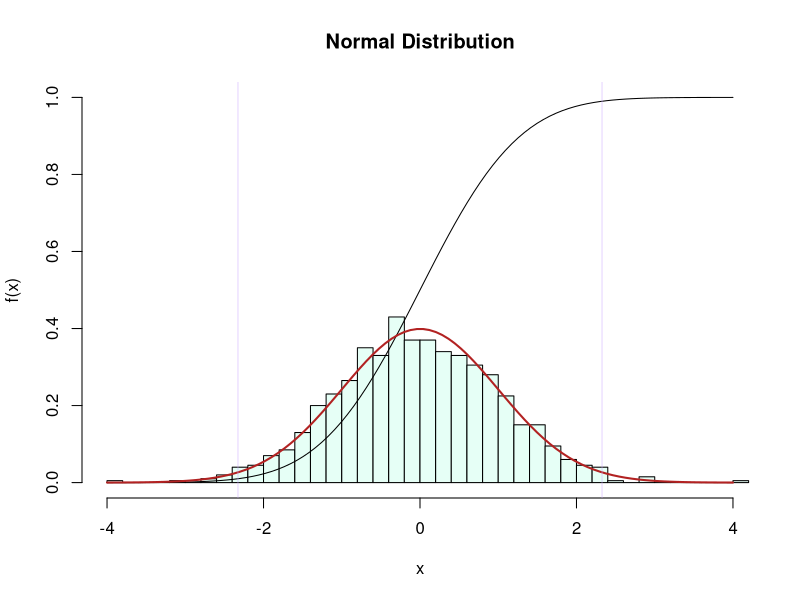
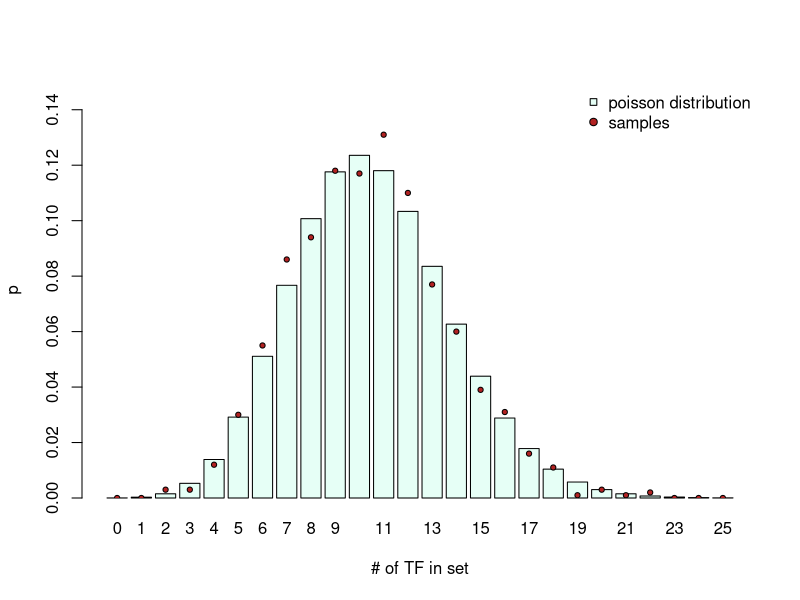
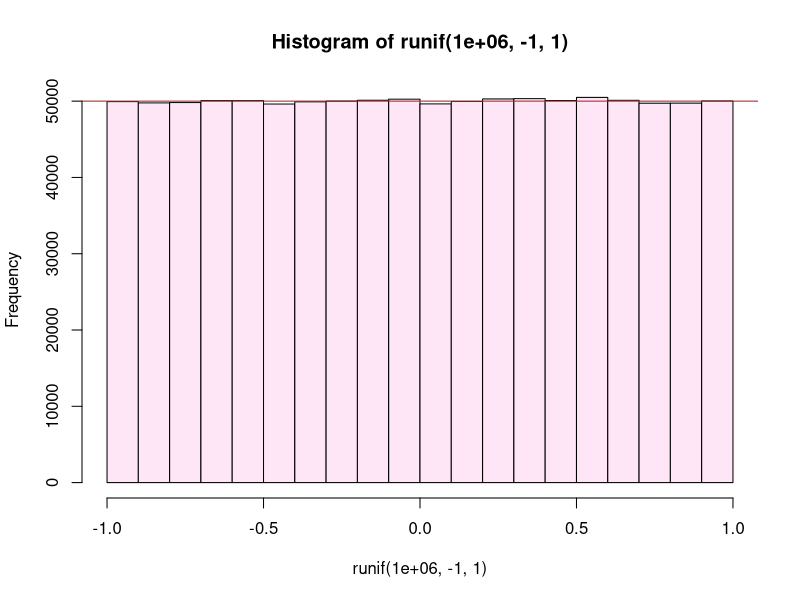
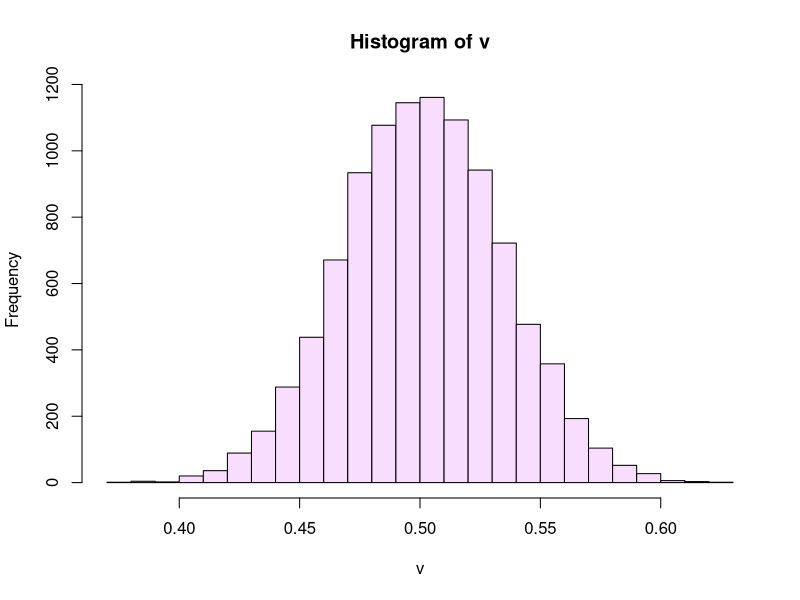
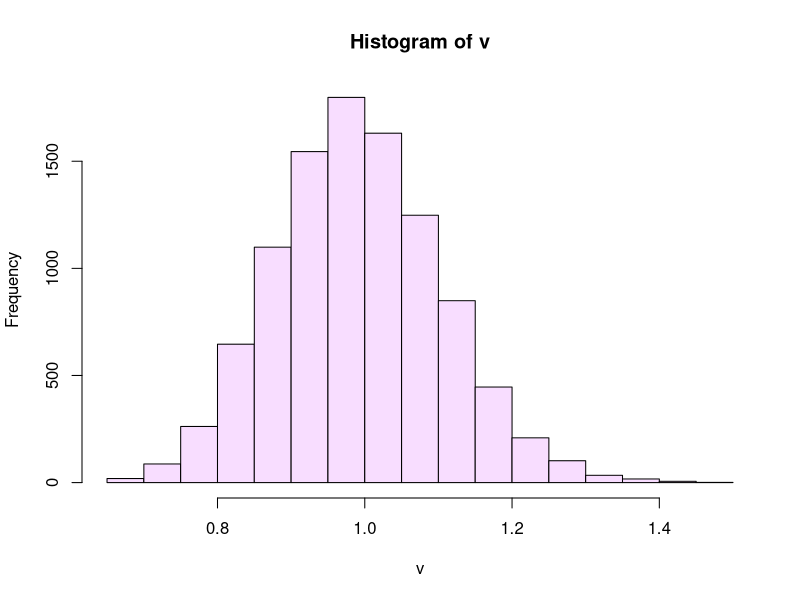
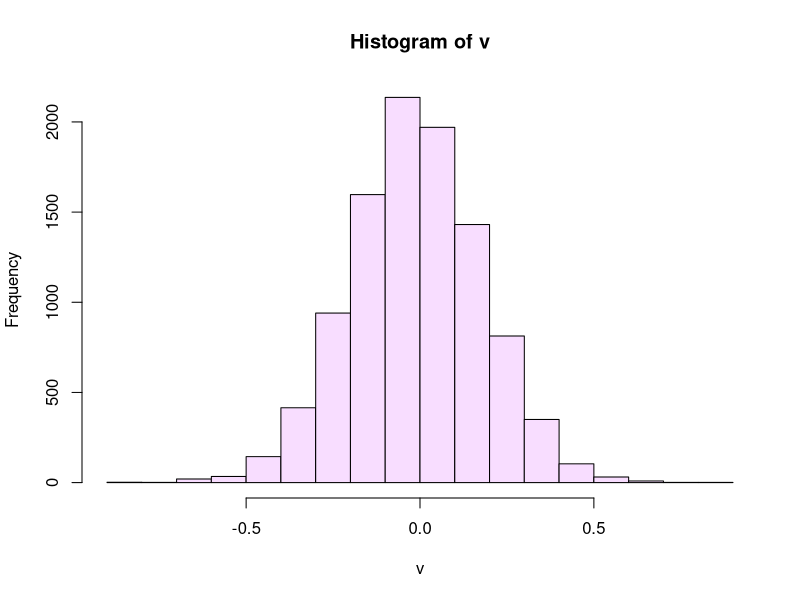
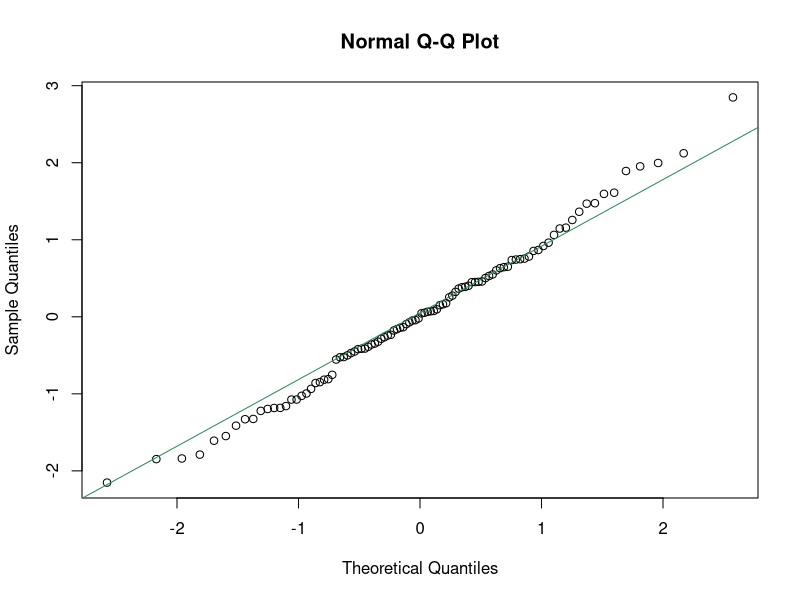
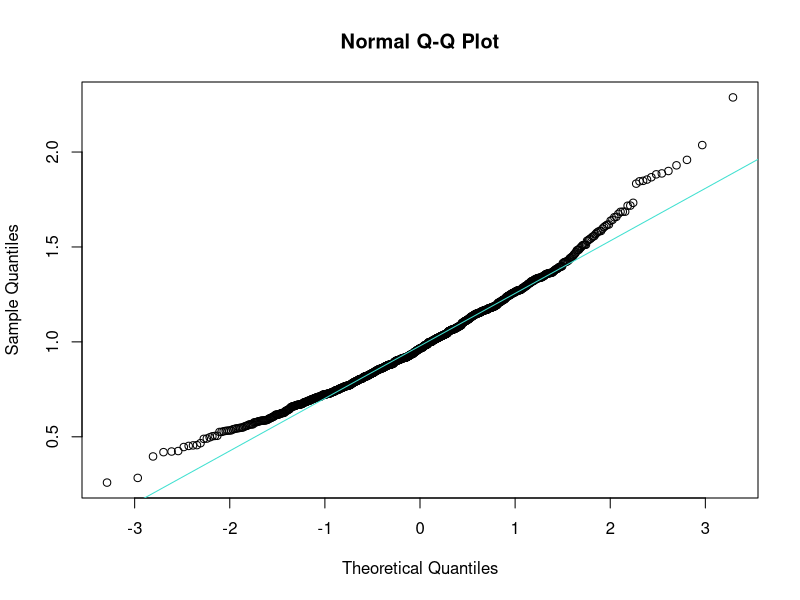

These figures' R source, in order:
# tocID <- "FND-STA-Probability_distribution.R"
#
# ---------------------------------------------------------------------------- #
#  PATIENCE  ...                                                               #
#    Do not yet work wih this code. Updates in progress. Thank you.            #
#    boris.steipe@utoronto.ca                                                  #
# ---------------------------------------------------------------------------- #
#
# Purpose:  A Bioinformatics Course:
#              R code accompanying the FND-STA-Probability_distribution unit.
#
# Version:  1.3
#
# Date:     2017  10  -  2019  01
# Author:   Boris Steipe (boris.steipe@utoronto.ca)
#
# Versions:
#           1.3    Change from require() to requireNamespace(),
#                      use <package>::<function>() idiom throughout,
#           1.2    Update set.seed() usage
#           1.1    Corrected empirical p-value
#           1.0    First code live version
#
# TODO:
#           Add tasks
#
# == DO NOT SIMPLY  source()  THIS FILE! =======================================
#
# If there are portions you don't understand, use R's help system, Google for an
# answer, or ask your instructor. Don't continue if you don't understand what's
# going on. That's not how it works ...
#
# ==============================================================================


#TOC> ==========================================================================
#TOC>
#TOC>   Section  Title                                                         Line
#TOC> -----------------------------------------------------------------------------
#TOC>   1        Introduction                                                    52
#TOC>   2        Three fundamental distributions                                115
#TOC>   2.1        The Poisson Distribution                                     118
#TOC>   2.2        The uniform distribution                                     172
#TOC>   2.3        The Normal Distribution                                      192
#TOC>   3        quantile-quantile comparison                                   233
#TOC>   3.1        qqnorm()                                                     243
#TOC>   3.2        qqplot()                                                     309
#TOC>   4        Quantifying the difference                                     326
#TOC>   4.1        Chi2 test for discrete distributions                         361
#TOC>   4.2        Kullback-Leibler divergence                                  452
#TOC>   4.2.1          An example from tossing dice                             463
#TOC>   4.2.2          An example from lognormal distributions                  586
#TOC>   4.3        Kolmogorov-Smirnov test for continuous distributions         629
#TOC>
#TOC> ==========================================================================


# =    1  Introduction  ========================================================

# The space of possible outcomes of events is called a probability distribution
# and the properties of probability distributions are crucial to our work. Many
# distributions like the (discrete) Poisson, or the (continuous) Normal
# distribution have been characterized in great detail, their behaviour is well
# understood, and they are useful for countless applications - but we also need
# to able to work with ad hoc distributions that have never been seen before.

# Let's get a few facts about probability distributions out of the way:

# The "support" of a probability distribution is the range of outcomes that have
# a non-zero probability. The "domain" of a probability distribution is the
# range of probabilities that the distribution can take over its support. Think
# of this as the ranges on the x- and y-axis respectively. Thus the distribution
# can be written as p = f(x).

# The integral over a probability distribution is always 1. This means: the
# distribution reflects the situation that an event does occur, any event, but
# there is not "no event".

# R's inbuilt probability functions always come in four flavours:
# d...  for "density": this is the probability density function (p.d.f.),
#         the value of f(x) at x.
# p...  for "probability": this is the cumulative distribution function
#         (c.d.f.). It is 0 at the left edge of the support, and 1 at
#         the right edge.
# q... for "quantile": The quantile function returns the x value at which p...
#         takes a requested value.
# r... for "random": produces random numbers that are distributed according
#         to the p.d.f.

# To illustrate with the "Normal Distribution" (Gaussian distribution):

# 1000 normally distributed values with default parameters: mean 0, sd 1.
r <- rnorm(1000)

# pastel green: histogram of 1000 random samples
hist(r,
     freq = FALSE,
     breaks = 30,
     xlim = c(-4, 4),
     ylim = c(0, 1),
     main = "Normal Distribution",
     xlab = "x",
     ylab = "f(x)",
     col = "#E6FFF6")

# 100 equally spaced point along x
x <- seq(-4, 4, length.out = 100)

# black: c. d. f. along x. Note that this asymptotically reaches 1
points(x, pnorm(x), type = "l")

# dark red: p. d. f. along x
points(x, dnorm(x), type = "l", lwd = 2, col="firebrick")

# purple: 1% and 99% quantiles
abline(v = qnorm(c(0.01, 0.99)), lwd = 0.5, col = "#CCAAFF")

# Study this plot well and familiarize yourself with the terms.


# =    2  Three fundamental distributions  =====================================


# ==   2.1  The Poisson Distribution  ==========================================

# The Poisson distribution is a discrete probability distribution that
# characterizes how many events we expect among a given number of observations
# if the mean probability of an event is known. Assume we know that there are
# 256 transcription factors among the 6091 protein-coding genes of yeast, then
# the probability of picking a transcription factor at random from all ORFs is
# 256/6091 ~= 4.2%. How many do we expect if we look e.g. at 250 differentially
# expressed genes? This means the mean number of transcription factors  we would
# expect in that sample of differentially expressed genes is (250 * 256)/6091.

dpois(0,  (250 * 256) / 6091)       # Probability of seeing no TFs
dpois(1,  (250 * 256) / 6091)       # Probability of seing one ...
dpois(2,  (250 * 256) / 6091)       # Probability of seing two ...
dpois(3:10, (250 * 256) / 6091)     # Probability of seing from three to ten ...
sum(dpois(0:4, (250 * 256) / 6091)) # Probability of seeing four or less ...

# Lets plot this
N <- 25
x <- dpois(0:N, (250 * 256) / 6091)
names(x) <- as.character(0:N)
midPoints <- barplot(x, col = "#E6FFF6",
             axes = TRUE,
             ylim = c(0, 0.15),
             xlab = "# of TF in set",
             ylab = "p")

# Confirm that our understanding of dpois() is correct, by simulating actual
# trials:

N <- 1000
genes <- numeric(6091)   # All genes are 0
genes[1:256] <- 1        # TFs  are 1

x <- numeric(N)          # initialize vector
set.seed(112358)
for (i in 1:N) {
  x[i] <- sum(sample(genes, 250)) # sum of TFs in our sample in this trial
}
set.seed(NULL)

(t <- table(x)/N)

# Add these values to the plot
y <- numeric(26)                     # initialize vector with 26 slots
y[as.numeric(names(t)) + 1] <- t     # put the tabled values there (index + 1)
points(midPoints, y, pch = 21, cex = 0.7, bg = "firebrick")
legend("topright",
       legend = c("poisson distribution", "samples"),
       pch = c(22, 21),
       pt.bg = c("#E6FFF6", "firebrick"),
       bty = "n")


# ==   2.2  The uniform distribution  ==========================================

# The uniform distribution has the same probability over its entire support. R's
# runif() function takes the desired number, the min and the max as arguments.
# Let's plot a histogram of a million values between -1 and 1 to demonstrate.

hist(runif(1e6, -1, 1), breaks = 20, col = "#FFE6F6")
abline(h = 1e6/20, col="firebrick")

# One of the important uses of the uniform distribution is to write conditional
# expressions that are TRUE with a given probability. For example, to get TRUE
# values with a probability of 1/3, we pick a random number between 0 and 1, and
# ask whether the number is smaller than 1/3. Example:

runif(10) < 1/3

#confirm with a million trials
sum(runif(1e6) < 1/3)/1e6  # should be close to 0.33333...


# ==   2.3  The Normal Distribution  ===========================================

# The king of probability distributions. Why? That's because of the Central
# Limit Theorem (CLT) that essentially says that a process that is subject to
# small fluctuations will tend to normally distributed outcomes ... and in
# biology literally everything is subject to small fluctuations.

# Lets simulate: Lets create a vector of 12345 numbers, choose samples of size
# 77 from that vector and calculate the mean. We do that 9999 times. I am just
# using odd numbers so it is clear in the code which number represents what.

x <- runif(12345)
v <- numeric(9999)
for (i in 1:length(v)) {
  v[i] <- mean(sample(x, 77))
}

hist(v, breaks = 20, col = "#F8DDFF")

# Let's try this again, this time sampling from an exponential distribution ...
x <- rexp(12345)
v <- numeric(9999)
for (i in 1:length(v)) {
  v[i] <- mean(sample(x, 77))
}

hist(v, breaks = 20, col = "#F8DDFF")

# ... or from a t-distribution ...
x <- rt(12345, df = 3)
v <- numeric(9999)
for (i in 1:length(v)) {
  v[i] <- mean(sample(x, 77))
}

hist(v, breaks = 20, col = "#F8DDFF")

# The outcomes all give normal distributions, regardless what the details of our
# original distribution were!


# =    3  quantile-quantile comparison  ========================================


# Once we have observed a distribution of outcomes, the next task is often to
# quantify whether the values correspond to a known distribution. This can be
# done with quantile-quantile plots that plot the quantile values of one
# distribution against those of the other. Identically distributed quantiles lie
# on a straight line.


# ==   3.1  qqnorm()  ==========================================================

# The functions qqnorm() and qqline() perform this
# comparison with the normal distribution.

set.seed(112358)
x <- rnorm(100, mean=0, sd=1) # 100 normally distributed values
set.seed(NULL)

qqnorm(x)
qqline(x, col = "seagreen")

# Our variables in x appear normally distribute - which is not surprising since
# we produced them with rnorm(). What about the kind of sampling we did above?
# Let's test whether samples from an exponential distribution are normally
# distributed (previously we just visually inspected the histogram.)

# Create a vector of sample means from the exponential distribution; use
# only a few samples for the mean
x <- rexp(12345)
v <- numeric(999)

set.seed(112358)
for (i in 1:length(v)) {
  v[i] <- mean(sample(x, 12))
}
set.seed(NULL)

qqnorm(v)
qqline(v, col = "turquoise") # normal

#try with more samples
for (i in 1:length(v)) {
  v[i] <- mean(sample(x, 77))
}
qqnorm(v)
qqline(v, col = "steelblue") # normal

#try with many samples
for (i in 1:length(v)) {
  v[i] <- mean(sample(x, 374))
}
qqnorm(v)
qqline(v, col = "plum") # normal

# Exactly as the CLT predicts, the more often we sample - we tried
# 12, 77, and 374 samples - the more "normal" the distribution looks.

# What does a distribution look like that is NOT normal?
# Let's try simulating an "Extreme value distribution". This type of
# distribution appears if we choose the max() of a sample

set.seed(112358)
rEVD <- numeric(9999)
for (i in seq_along(rEVD)) {
  rEVD[i] <- max(rnorm(100))
}
set.seed(NULL)

hist(rEVD, breaks = 20, col = "orchid")
# Note the long tail on the right!

qqnorm(rEVD)
qqline(rEVD, col = "orchid") # Definitely not "normal"!


# ==   3.2  qqplot()  ==========================================================

# qqplot() works like qqnorm(), except that we compare two arbitrary
# distribtutions, rather than one distribution against the normal distribution
# as we did before. Sample against sample.

x <- seq(0, 4, length.out = 100)

dl <- dlnorm(x) # log-normal distribution
dg <- dgamma(x, shape=1.5)   # gamma distribution

plot(dl, type="l")
points(dg, type="l", col = "maroon")

qqplot(dl, dg) # clearly not equal


# =    4  Quantifying the difference  ==========================================


# Quantile-quantile plots give us a visual estimate, but how do we quantify the
# difference between distributions? Let's compare two types of extreme-value
# distributions, a lognormal distribution with the same distribution that is
# slightly shifted, and three gamma distributions with three different shape
# parameters. Let's define and visualize the distributions first, to see what
# we are comparing.

x <- seq(0, 4, length.out = 100)

set.seed(112358)
dl1 <- dlnorm(x) # log-normal distribution
dl2 <- dlnorm(x - 0.25) # log-normal distribution, shifted right (a bit)
dg1.2 <- dgamma(x, shape=1.2)   # three gamma distributions with...
dg1.5 <- dgamma(x, shape=1.5)   # ...wider, and wider...
dg1.9 <- dgamma(x, shape=1.9)   # ...peak
set.seed(NULL)

myCols <- c("black", "grey", "maroon", "turquoise", "steelblue")

plot(dl1, type="l", lwd=2)   # visualize the distributions
points(dl2, type="l", col = myCols[2])
points(dg1.2, type="l", col = myCols[3])
points(dg1.5, type="l", col = myCols[4])
points(dg1.9, type="l", col = myCols[5])
legend("topright",
       legend = c("dl1", "dl2", "dg1.2", "dg1.5", "dg1.9"),
       lty = 1,
       lwd = c(2, 1, 1, 1, 1),
       col = myCols,
       bty = "n")


# ==   4.1  Chi2 test for discrete distributions  ==============================

# The chi2 test can be used to compare discrete distributions - even though
# it is not ideal for this purpose.
# (https://stats.stackexchange.com/questions/113692/test-identicality-of-discrete-distributions)
#
# Let's draw 100 random variables according to our target distributions
N <- 100
set.seed(112358)
rL1   <- rlnorm(N) # log-normal distribution
rL2   <- rlnorm(N, meanlog = 0.25) # log-normal distribution, shifted right
rG1.2 <- rgamma(N, shape=1.2)   # three gamma distributions with...
rG1.5 <- rgamma(N, shape=1.5)   # ...wider, and wider...
rG1.9 <- rgamma(N, shape=1.9)   # ...peak
set.seed(NULL)

maxX <- max(c(rL1, rL2, rG1.2, rG1.5, rG1.9))

myBreaks <- seq(0, 5, length.out = 10) # 9 intervals from 0 to 5...
myBreaks <- c(myBreaks, maxX) # ... and one that contains the outliers

# It's easy to plot a histogram of one set of random deviates...
hist(rG1.5, breaks = myBreaks, col = myCols[4])

# ... but basic R has no inbuilt function to stack histogram bars side-by-side.
# We use the multhist() function in the plotrix package: check out the
# package information - plotrix has _many_ useful utilities to enhance
# plots or produce informative visualizations.

if (! requireNamespace("plotrix", quietly = TRUE)) {
  install.packages("plotrix")
}
# Package information:
#  library(help = plotrix)       # basic information
#  browseVignettes("plotrix")    # available vignettes
#  data(package = "plotrix")     # available datasets


h <- plotrix::multhist(list(rL1, rL2, rG1.2, rG1.5, rG1.9 ),
                       breaks = myBreaks,
                       col = myCols)
legend("topright",
       legend = c("rL1", "rL2", "rG1.2", "rG1.5", "rG1.9"),
       pch=15,
       col = myCols,
       bty="n")

# We have assigned the output of multihist to the variable h, which now
# contains the densities, midpoints, breaks etc. of the histogram ...
# as well as the matrix of counts:
h[[2]]

# But using hist() or multhist() for binning is a bit of a hack - even though
# it works, of course. The "real" R function to bin data is cut(). cut()
# sorts the values of a vector into bins, and returns the bin-labels as
# integers.

x <- cut(rL1, breaks = myBreaks, labels = FALSE)
table(x)

countsL1   <- table(cut(rL1  , breaks = myBreaks, labels = FALSE))
countsL2   <- table(cut(rL2  , breaks = myBreaks, labels = FALSE))
countsG1.2 <- table(cut(rG1.2, breaks = myBreaks, labels = FALSE))
countsG1.5 <- table(cut(rG1.5, breaks = myBreaks, labels = FALSE))
countsG1.9 <- table(cut(rG1.9, breaks = myBreaks, labels = FALSE))


chisq.test(countsL1, countsL2)

# Note that this use of the chi2 test does not have very much power, since it
# does not assume the values for the bins are ordered, but takes them to
# be independent. Also, chisq.test() complains about the Chi-squared
# approximation to be possibly incorrect because some of the counts are small.
# In this case, rather than rely on the in-built chi-square table, we can do
# an explicit simulation to estimate the p-value for the null hypothesis.
#
chisq.test(countsL1, countsL2, simulate.p.value = TRUE, B = 10000)

# Note that the probability that the samples came from the same distribution is
# quite high. We don't seem to be able to distinguish l1 and l2 with the chi2
# test.

# Let's calculate this for the other distribution too:

chisq.test(countsL1, countsG1.2, simulate.p.value = TRUE, B = 10000)
chisq.test(countsL1, countsG1.5, simulate.p.value = TRUE, B = 10000)
chisq.test(countsL1, countsG1.9, simulate.p.value = TRUE, B = 10000)

# As a result, we would conclude that none of these distributions are
# significantly different.

# ==   4.2  Kullback-Leibler divergence  =======================================

# For discrete probability distributions, there is a much better statistic, the
# Kullback-Leibler divergence (or relative entropy). It is based in information
# theory, and evaluates how different the matched pairs of outcome categories
# are. Its inputs are the probability mass functions (p.m.f.) of the two
# functions to be compared. A probability mass function is the probability of
# every outcome the process can have. Kullback-Leibler divergence therefore can
# be applied to discrete distributions. But we need to talk a bit about
# converting counts to p.m.f.'s.

# ===   4.2.1  An example from tossing dice

#  The p.m.f of an honest die is (1:1/6, 2:1/6, 3:1/6, 4:1/6, 5:1/6, 6:1/6). But
#  there is an issue when we convert sampled counts to frequencies, and estimate
#  probabilities with these frequencies. The problem is: by chance we might not
#  have observed a particular outcome! Consider this example:

set.seed(47)
N <- 20
(counts <- table(sample(1:6, N, replace = TRUE)))
set.seed(NULL)

# We have not observed a "2"!
#
# Now, if we convert the counts to frequencies, and assume these to be
# probabilities, we get an observed p.m.f:
pmf <- numeric(6)
for (i in seq_along(counts)) {
  outcome <- as.integer(names(counts)[i])
  pmf[outcome] <- counts[i]/N
}
names(pmf) <- 1:6
pmf

# This means we assign a probability of 0 to the outcome "2" - because we
# haven't observed it. But how do we compare it then? What does it mean when we
# should have 1/6 of "2"s but we have none whatsoever? Taken at face value it
# means we are comparing apples to oranges - essentially a five-faced die with a
# six-faced die - and therefore divergence is infinitely large. Obviously, that
# was just a problem caused by our limited sampling, but the question remains:
# how do we account for missing data? There are several solutions, for example,
# for ordered data one could substitute the average values of the two bracketing
# outcomes. But a simple and quite robust solution is to add "pseudocounts".
# This is called adding a Laplace prior, or a Jeffreys prior: in our case,
# simply add 0.5 to every category.

# pmf of an honest die
pmfHD <- rep(1/6, 6)
names(pmfHD) <- 1:6
pmfHD

# pmf, estimated from our sampled counts with and without pseudocounts

pmfPC <- numeric(6) + 0.5
for (i in seq_along(counts)) {
  outcome <- as.integer(names(counts)[i])
  pmfPC[outcome] <- counts[i] + pmfPC[outcome]
}
pmfPC <- pmfPC / sum(pmfPC)
names(pmfPC) <- 1:6
pmf     # before
pmfPC   # after

# The definition of a function that takes samples and returns a pmf
# with pseudocounts is straightforward, but requires a bit of juggling
# the observed values into the right slots. Here's what this can look like:

pmfPC <- function(cts, nam) {
  # Convert counts to a p.m.f, adding a pseudocount of 0.5 to all categories
  # of outcomes (Jeffreys prior).
  # Parameters:
  #    cts  num   raw counts
  #    nam        names of the categories, converted to char
  # Value   a probability mass function

  nam <- as.character(nam)
  if (!all(names(cts) %in% nam)) {
    stop("PANIC: names in \"cts\" do not match \"nam\"!")
  }
  pmf <- numeric(length(nam))
  names(pmf) <- nam
  pmf[names(cts)] <- cts[names(cts)]
  pmf <- pmf + 0.5    # add pseudocounts
  return(pmf/sum(pmf))
}



# The definition of the Kullback-Leibler divergence itself is quite simple
# actually: for two distributions, p and q it is sum(p * log( p / q))

KLdiv <- function(p, q) {
  # p and q are two pmfs of discrete probability distributions
  # with the same outcomes, which are nowhere 0.
  # Value:  Kullback-Leibler divergence  sum(p * log( p / q))).

  if (length(p) != length(q)) {
    stop("PANIC: input vector lengths differ!")
  }
  if (any(c((p == 0), (q == 0)))) {
    stop("PANIC: 0's found in input vectors!")
  }

  return(sum(p * log( p / q )))
}

# Now we can calculate KL-divergences for our six-faced die example:

KLdiv(rep(1/6, 6), pmfPC(counts, 1:6)) # p.m.f. of an honest die vs. our
                                       # actual counts

# Is that a lot? Let's look at the distribution of KL-divergences in our
# six-sided die scenario: p.m.f. of 20 samples each versus the theoretical
# p.m.f.

N <- 1000
nSample <- 20
divs <- numeric(N)
for (i in 1:N) {
  x <- table(sample(1:6, nSample, replace = TRUE))
  divs[i] <- KLdiv(rep(1/6, 6), pmfPC(x, 1:6))
}

hist(divs,
     col = "whitesmoke",
     xlab = "Kullback-Leibler divergence",
     main = sprintf("%d samples of honest die", nSample))
abline(v = KLdiv(rep(1/6, 6), pmfPC(counts, 1:6)), col="firebrick")

# We see that our example sample (KL-divergence marked with the red line) is
# somewhat but not drastically atypical.


# ===   4.2.2  An example from lognormal distributions

# We had compared a set of lognormal and gamma distributions above, now we
# can use KL-divergence to quantify their similarity:

pmfL1 <- pmfPC(countsL1, nam = 1:10)
pmfL2 <- pmfPC(countsL2, nam = 1:10)
KLdiv(pmfL1, pmfL2)  # 0.1087

# To evaluate what this number means, we can run a simple simulation: we create
# random samples according to the rL1 distribution, calculate the Kullback
# Leibler divergence with countsL1, and compare the distribution we get with the
# value we observed as the difference with discL2. Essentially, this tells us
# the probability that countsL2 is actually a sample from the L1 function.
# Here we go:

N <- 1000
divs <- numeric(N)

set.seed(31416)
for (i in 1:N) {
  x <- rlnorm(100) # get random samples from our reference distributions
  y <- table(cut(x, breaks = myBreaks, labels = FALSE))  # tabulate counts
  q <- pmfPC(y, nam = 1:10)  # convert to p.m.f. with pseudocounts
  divs[i] <- KLdiv(pmfL1, q)     # calculate Kullback-Leibler divergence
}
set.seed(NULL)

hist(divs,
     col = "thistle",
     xlab = "Kullback-Leibler divergence",
     main = sprintf("Samples from shifted lnorm()"))
abline(v = KLdiv(pmfL1, pmfL2), col="firebrick")

# How many KL-divergences were less than the difference we observed?
sum(divs < KLdiv(pmfL1, pmfL2)) # 933

# Therefore the empirical p-value that the samples came from the same
# distribution is only 100 * ((N - 933) + 1) / (N + 1) (%) ... 6.8%. You see
# that this gives a much more powerful statistical approach than the chi2 test
# we used above.


# ==   4.3  Kolmogorov-Smirnov test for continuous distributions  ==============

# The Kolmogorov-Smirnov (KS) test is meant for continuous distributions, i.e.
# the probability it calculates assumes that the function values are all
# different. In the case of random samples, that is a reasonable assumption. KS
# is a two-sample goodness of fit test, i.e. it has a null-hypothesis that the
# samples were taken from the same (unknown) distribution, and then asks whether
# this is likely, given the actual values. It is sensitive both to differences
# in location (position of the mean), and differences in shape. R has the
# ks.test() function to calculate it.

ks.test(dl1, dl2)     # vs. shifted log-normal.
ks.test(dl1, dg1.2)   # vs. the three gamma distributions
ks.test(dl1, dg1.5)
ks.test(dl1, dg1.9)
ks.test(dg1.5, dg1.9) # the two last gammas against each other

# (The warnings about the presence of ties comes from the 0's in our function
# values). The p-value that these distributions are samples of the same
# probability distribution gets progressively smaller.



# [END]
